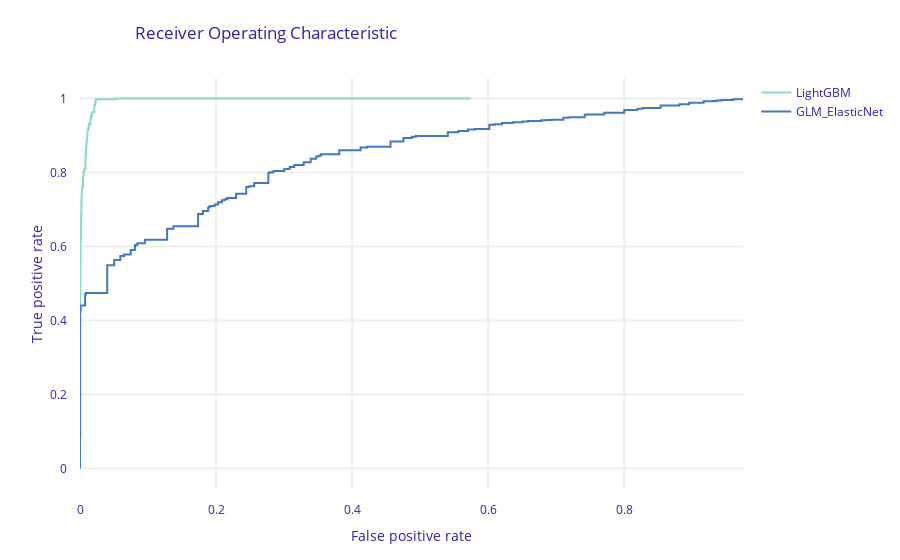

Write notebook code for a chart like this one.
### Markdown cell above
## 2. Model Performance Evaluation (ROC Curve)

We initialize `dalex.Explainer` wrappers for both models. These explainers provide a unified interface for model diagnostics.

Below, we plot the **ROC Curve (Receiver Operating Characteristic)**.
* The closer the curve is to the top-left corner, the better the model.
* **AUC (Area Under Curve)** represents the overall ability of the model to distinguish between default and non-default classes.

### Code cell
# Create explainers for both models
print("\nInitializing Dalex explainers...")
exp_glm = dx.Explainer(best_glm, X_test, y_test, label="GLM_ElasticNet", verbose=False)
exp_lgbm = dx.Explainer(best_lgbm, X_test, y_test, label="LightGBM", verbose=False)

# Calculate model performance
print("\nGenerating 'Predicted vs Actual' plots (Calibration)...")
mp_glm = exp_glm.model_performance(model_type='classification')
mp_lgbm = exp_lgbm.model_performance(model_type='classification')
mp_lgbm.plot(mp_glm, geom='roc', show=False)
